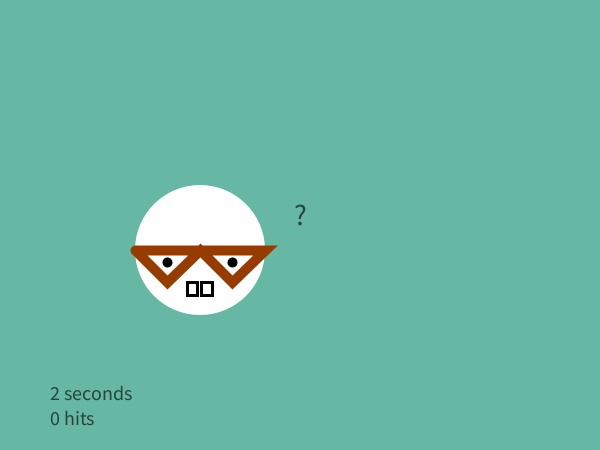
Frame 1 (no input)
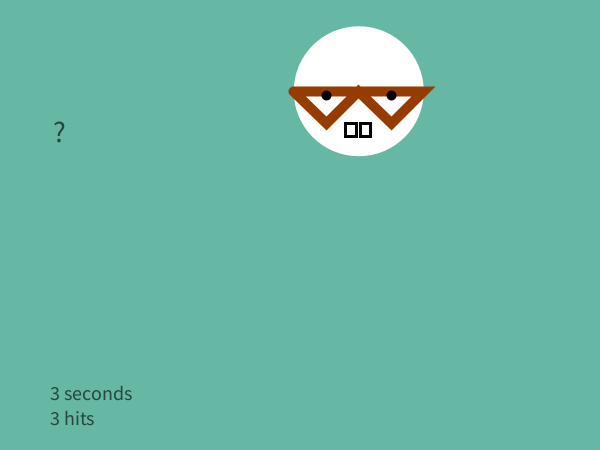
Frame 60 (the mouse pressed at the canvas centre just before this capture)
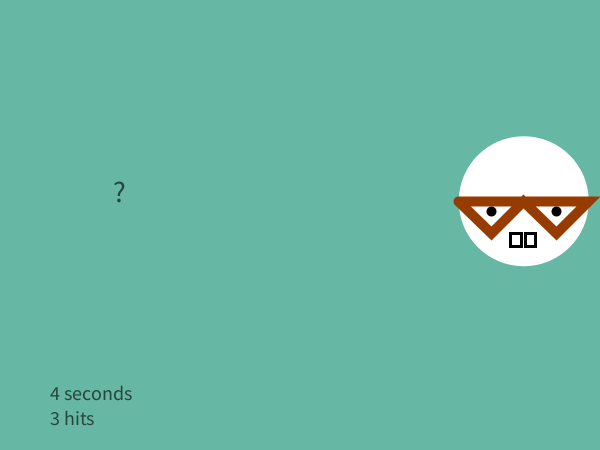
Frame 120 (the mouse held since frame 60 and released just before this capture)

The Processing sketch that drew these frames (run headless with seeded random() and noise(); from frame 60 on, the mouse is pressed at the canvas centre):

// Processing sketch: processing_53375
// ── processing_53375.pde

//computer arts for processing 60-257
//hw #7 creating a collision game 
//copyright kyree 2012

float x, y, dia, speedh,speedv;
float qx, qy, qd, qSpeedh, qSpeedv;
int hits;


void setup()
{
  size(600,450);
  smooth();
  noStroke();
  
  x = 200;
  y = 250;
  dia = 130;
  speedh = 2;
  speedv = 2;
  
  
  qx = width/2;
  qy = height/2;
  qd = 1;

  hits = 0;
}

void draw()
{
  background(#66B7A3, 200);
  drawNerd(x,y,dia);
  moveNerd();  
  drawQues(qx, qy, qd);
  moveQues();
  countHits();
}

void drawNerd(float x, float y, float dia)
{
  //draw ellipse
  noStroke(); 
  fill(255);
  ellipse(x, y, dia, dia);

  //glasses
  stroke(151, 60, 0);
  strokeWeight(10);
  beginShape();
    vertex(x-(dia*.5), y);
    vertex(x-(dia*.25), y+(dia*.25));
    vertex(x, y);
    vertex(x+(dia*.25), y+(dia*.25));
    vertex(x+dia*.5, y);
    vertex(x-(dia*.5), y);
  endShape();

  //eyes
  stroke(0);
  point(x-(dia*.25), y*1.05);
  point(x+(dia*.25), y*1.05);

//teeth
  strokeWeight(3);
  rect(x-(dia*.1), y+(dia*.25),dia/12,dia/10);
  rect(x+(dia*.01), y+(dia*.25),dia/12,dia/10);
}


void moveNerd()
{
  x = x + speedh;
  if(x > width - .5*dia)
    {
    speedh = -speedh;
    }
    else if (x < dia* .5)
    {
      speedh = -speedh;
    }
   y = y - speedv;
   
 if (y <0 + dia*.5)
    {
     speedv = -speedv;
    }
    else if (y > height - dia*.5)
    {
      speedv = -speedv;
    }
}

void drawQues(float qx, float qy, float qd)

{
  textAlign(CENTER);
  fill(255);
  fill(0,0,0,157);
 textSize(30);
  text( "?", qx, qy);
}

void moveQues()
{
  //move target with mouse
   qx += qSpeedh;
   qy+= qSpeedv;
  
 //horizontal wrap
    qx = qx + qd;
  if(qx > width)
    {
    qx = 0;
    }
    else if (qx < 0)
    {
      qd =  -qd;
    }
    
//vertical wrap    
     qy = qy + qd;
  if(qy > width)
    {
    qy = 0;
    //qd = -qd;
    }
    else if (qy < 0)
    {
      qd =  -qd;
    }
}   


void countHits()
{
  textAlign(CORNER);
  textSize(20);
  text(hits +  " hits", 50,425);
   //detect collision by distance
   float d = dist (x, y, qx, qy);
   
    if (d < 100)
    {
     hits = hits + 1; 
     speedh = speedh + .25;
     speedv = speedv + .25; 
    
    //move the target to a random location after the hit    
     qy = random(height);
     qx = random(width);
     
//     dia = dia + 5;
background(random (255), random (255), random (255));
    }
   
     //timer 

  text( millis( )/1000 + " seconds", 50, 400); 
}
    

void mouseDragged( )
{
  if (mouseX < pmouseX) {
      qSpeedh = qSpeedh - .1; 
  } else if (mouseX > pmouseX) {
     qSpeedh = qSpeedh + .1; 
  }
  if (mouseY < pmouseY) {
     qSpeedv = qSpeedv -.1;
  } else if (mouseY > pmouseY) {
    qSpeedv = qSpeedv + .1;
  }
}
   
   void keyPressed()
{
  //use the spacebar to reset target position
 if (key == ' ')
  {
  qx = width/2;
  qy = height/2;
  qSpeedv = 0;
  qSpeedh = 0;
  } 
   
}
                
